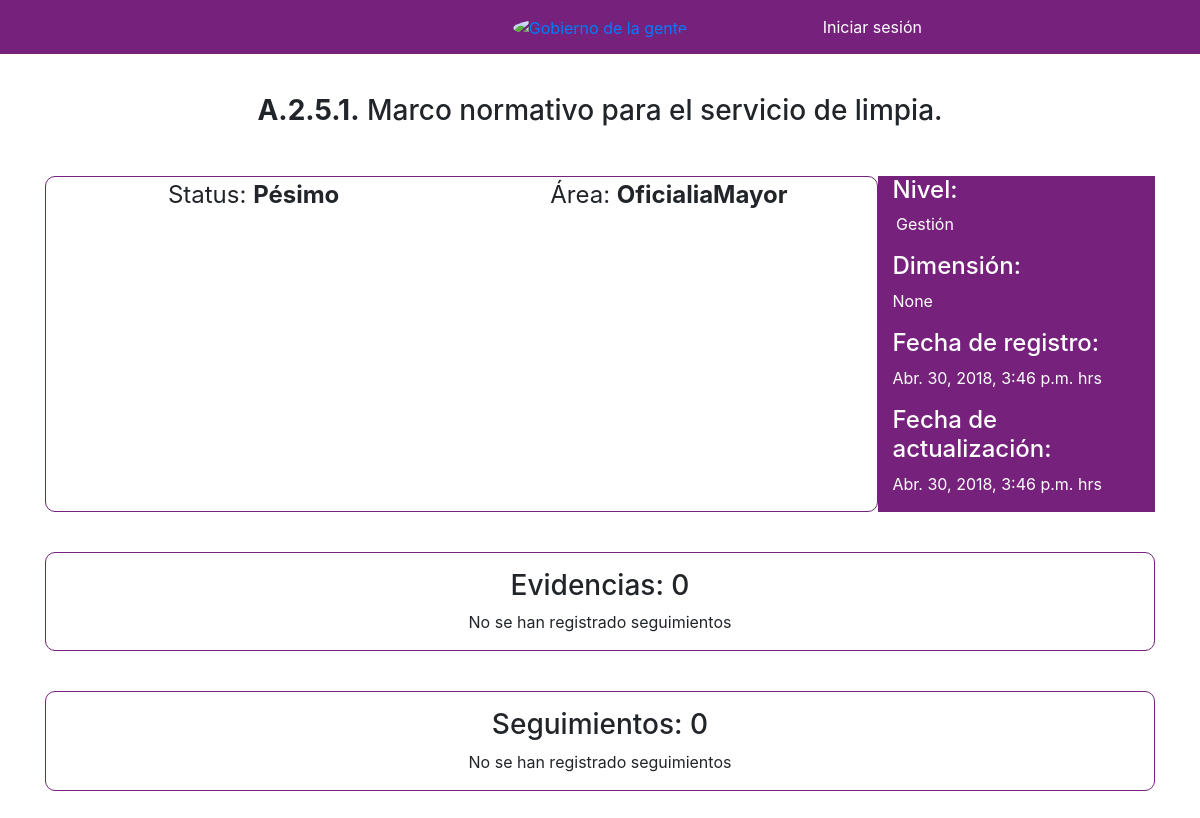
/indicadores/56/, run on the app's committed database.
### indicadores/models.py (models this page shows, shortened)
class Indicador(models.Model):
    indicador = models.CharField(max_length=10)
    nombre = models.TextField()
    descripcion = models.TextField(blank=True, null=True)
    metodo_calculo = models.TextField(blank=True, null=True)
    nivel = models.CharField(max_length=15, choices=choices_nivel, blank=True, null=True)
    dimension = models.CharField(max_length=144, blank=True, null=True)
    criterios_evaluacion = models.TextField(blank=True, null=True)
    area = models.ForeignKey(User, related_name='indicadores', on_delete=models.CASCADE)
    status = models.CharField(max_length=15, choices=choices_status)
    created = models.DateTimeField(auto_now_add=True)
    updated = models.DateTimeField(auto_now=True)

### indicadores/views.py (the view)
# urls.py: path('<int:pk>/', indicadoresDetailView.as_view(), name="detail"),
class indicadoresDetailView(views.View):
    def get(self, request, pk):
        template_name="indicadores/indicador_detail.html"
        indicador = Indicador.objects.get(pk=pk)
        context = {'indicador':indicador}
        return render(request, template_name, context)

### indicadores/templates/indicadores/indicador_detail.html (shortened to what this page needs)
{% extends 'base.html' %}
{% block content %}
    <div class="container">
        <div class="row text-center">
            <div class="col-md-12">
                <h3><b>{{ indicador.indicador }}</b> {{ indicador.nombre }}</h3>
            </div>
        </div>
        <div class="row margin-top-middle">
            <div class="col-md-9 border-primary-a text-detail-important">
                <div class="row text-center">
                    <div class="col-md-6"><p>Status: <span
                            class="{% if indicador.status == "Satisfactorio" %}
                            color-green
                            {% elif indicador.status == "Regular" %}
                            color-yellow
                            {% else %}
                            color-red
                            {% endif %}
                            "><b>{{ indicador.status }}</b></span></p></div>
                    <div class="col-md-6"><p>Área: <span><b>{{ indicador.area.username }}</b></span></p></div>
                </div>
            </div>
            <div class="col-md-3 background-primary d-flex justify-content-around flex-column color-accent align-items-start">
                <div>
                    <h4 class="">Nivel:</h4>
                    <p class="text-center w-100">{{ indicador.nivel }}</p>
                </div>
                <div>
                    <h4 class="">Dimensión:</h4>
                    <p class="">{{ indicador.dimension }}</p>
                </div>
                <div>
                    <h4 class="">Fecha de registro:</h4>
                    <p class="">{{ indicador.created }} hrs</p>
                </div>
                <div>
                    <h4 class="">Fecha de actualización:</h4>
                    <p class="">{{ indicador.updated }} hrs</p>
                </div>
            </div>
        </div>
        <div class="row margin-top-middle">
            <div class="col-md-12 border-primary-a text-center margin-bottom-normal">
                <h3 class="margin-top-small">Evidencias: {{ indicador.evidencias.count }}</h3>
                {% if indicador.evidencias.count > 0 %}
                   <div id="accordion2" class="margin-bottom-small">
                    {% for evidencia in indicador.evidencias.all %}
                        <div class="card">
                            <div class="card-header" id="header2{{ evidencia.id }}">
                                 <h5>
                                     <button class="btn btn-link" data-toggle="collapse" data-target="#collapse2{{ evidencia.id }}" aria-expanded="true" aria-controls="collapse2{{ evidencia.id }}">
                                        {{ evidencia.titulo|truncatechars:40 }} | {{ evidencia.porcentaje_real }}% / {{ evidencia.porcentaje_total }}%
                                     </button>
                                     {% if evidencia.completada %}
                                         <p class="evidencia-green">Completada</p>
                                     {% else %}
                                         <p class="evidencia-red">No completada</p>
                                     {% endif %}
                                 </h5>
                            </div>
                            <div id="collapse2{{ evidencia.id }}" class="collapse" aria-labelledby="header2{{ evidencia.id }}" data-parent="#accordion2">
                              <div class="card-body">
                                  <div class="row">
                                      <div class="col-md-9 text-center">
                                        <p><b>Título:</b> {{ evidencia.titulo }}</p>
                                      </div>
                                      <div class="col-md-3 text-center">
                                          <p><b>Sub-Evidencias: </b>{{ evidencia.subevidencias.count }}</p>
                                      </div>
                                  </div>
                                  <div class="row">
                                      <div class="col-md-6 text-center">
                                          <p><b>Porcentaje esperado: </b>{{ evidencia.porcentaje_total }} %</p>
                                          <p><b>Porcentaje actual: </b>{{ evidencia.porcentaje_real }} %</p>
                                      </div>
                                      <div class="col-md-6 text-center">
                                      </div>
                                  </div>
                              </div>
                            </div>
                        </div>
                    {% endfor %}
                   </div>
                {% else %}
                    <p class="color-red">No se han registrado seguimientos</p>
                {% endif %}
            </div>
            <div class="col-md-12 border-primary-a text-center ">
                <h3 class="margin-top-small">Seguimientos: {{ indicador.seguimientos.count }}</h3>
                {% if indicador.seguimientos.count > 0 %}
                   <div id="accordion" class="margin-bottom-small">
                    {% for seguimiento in indicador.seguimientos.all %}
                        <div class="card">
                            <div class="card-header" id="header{{ seguimiento.id }}">
                                 <h5>
                                     <button class="btn btn-link" data-toggle="collapse" data-target="#collapse{{ seguimiento.id }}" aria-expanded="true" aria-controls="collapse{{ seguimiento.id }}">
                                        {{ seguimiento.fecha }}
                                     </button>
                                 </h5>
                            </div>
                            <div id="collapse{{ seguimiento.id }}" class="collapse" aria-labelledby="header{{ seguimiento.id }}" data-parent="#accordion">
                              <div class="card-body text-justify">
                                {{ seguimiento.cuerpo }}
                              </div>
                            </div>
                        </div>
                    {% endfor %}
                   </div>
                {% else %}
                    <p class="color-red">No se han registrado seguimientos</p>
                {% endif %}
            </div>
        </div>
    </div>
{% endblock %}

### static/css/styles.css (style rules this page uses)
.background-primary { background: #76227c !important; }
.color-accent { color: #fff !important; }
.margin-bottom-normal { margin-bottom: 5vh !important; }
.margin-top-small { margin-top: 2vh !important; }
.margin-top-middle { margin-top: 5vh; }
.border-primary-a { border-radius: 10px; border: 1px solid #76227c; }
.text-detail-important { font-size: 1.5em; }

### data on the page
Indicador: indicador "A.2.5.1.", nombre "Marco normativo para el servicio de limpia.", status "Pésimo", area.username "OficialiaMayor", nivel "Gestión", dimension "None", created "Abr. 30, 2018, 3:46 p.m.", updated "Abr. 30, 2018, 3:46 p.m.", evidencias.count "0", seguimientos.count "0"
